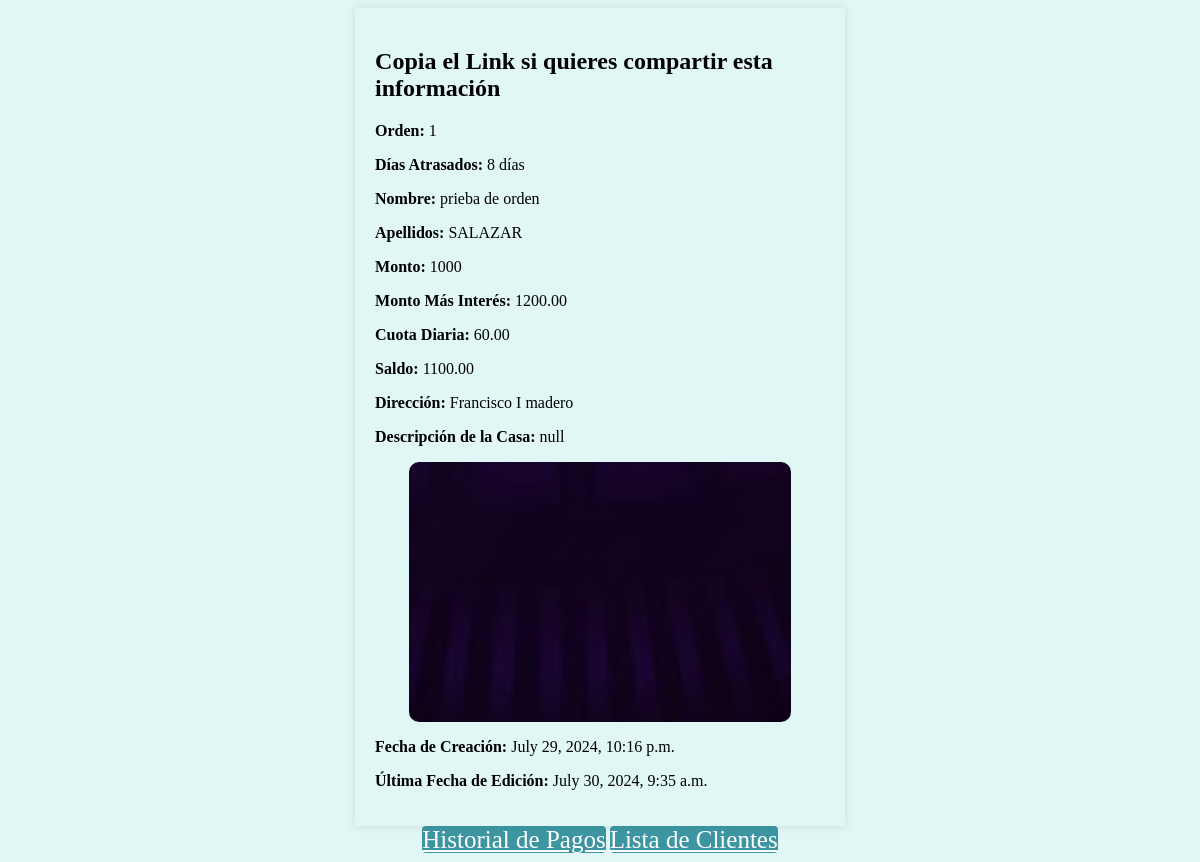
Screenshot of /prestamosapp/informacion_cliente/20/ with the database file from the repository.
### prestamosapp/models.py (models this page shows, shortened)
class Cliente(models.Model):
    nombre = models.CharField(max_length=100)
    apellidos = models.CharField(max_length=100)
    monto = models.IntegerField()  # Amount of the loan
    monto_mas_interes = models.DecimalField(max_digits=10, decimal_places=2, blank=True, null=True)  # Loan amount + 20% interest
    couta_diaria = models.DecimalField(max_digits=10, decimal_places=2, blank=True, null=True)  # Daily installment
    saldo = models.DecimalField(max_digits=10, decimal_places=2, blank=True, null=True)  # Remaining balance
    direccion = models.CharField(max_length=100)
    descripcion_casa = models.TextField(default='null', verbose_name="Descripción de la Casa")
    foto_casa = models.ImageField(default='null', verbose_name="Foto de la Casa", upload_to='articulos')
    fecha_de_creacion = models.DateTimeField(auto_now_add=True)
    ultima_fecha_de_edicion = models.DateTimeField(auto_now=True)
    order = models.SmallIntegerField(default=0, verbose_name="Orden")
    saldo = models.DecimalField(max_digits=10, decimal_places=2, default=0)
    def days_since_last_payment(self):
        last_payment_date = self.payment_set.order_by('-payment_date').values_list('payment_date', flat=True).first()
        if not last_payment_date:
            return None
        days_since_payment = (timezone.now() - last_payment_date).days
        return days_since_payment
    class Meta:
        verbose_name = "Tu cliente"
        verbose_name_plural = "Tus Clientes"
        ordering = ['order']

### prestamosapp/views.py (the view)
# urls.py: path('informacion_cliente/<int:pk>/', views.cliente_full_info, name='informacion_cliente'),
def cliente_full_info(request, pk):
    cliente = get_object_or_404(Cliente, pk=pk)
    days_since_last_payment = cliente.days_since_last_payment()
    return render(request, 'detalles_cliente.html', {
        'cliente': cliente,
        'days_since_last_payment': days_since_last_payment
    })

### prestamosapp/templates/detalles_cliente.html (shortened to what this page needs)
<!DOCTYPE html>
<html lang="en">
<head>
    {% load static %}
    <link rel="stylesheet" href="{% static 'css/cliente_full_info.css' %}">
    <link rel="stylesheet" href="https://cdnjs.cloudflare.com/ajax/libs/fancybox/3.5.7/jquery.fancybox.min.css" />
</head>
<body>
    {% block content %}
    <div class="container">
                <h2>Copia el Link si quieres compartir esta información</h2>
                    <p><strong>Orden:</strong> {{ cliente.order }}</p>
                    {% if days_since_last_payment is None %}
                    <p><strong>Días desde el último pago:</strong> No se han realizado pagos aún.</p>
                    {% else %}
                        <p><strong>Días Atrasados:</strong> {{ days_since_last_payment }} días</p>
                    {% endif %}
                    <p><strong>Nombre:</strong> {{ cliente.nombre }}</p>
                    <p><strong>Apellidos:</strong> {{ cliente.apellidos }}</p>
                    <p><strong>Monto:</strong> {{ cliente.monto }}</p>
                    <p><strong>Monto Más Interés:</strong> {{ cliente.monto_mas_interes }}</p>
                    <p><strong>Cuota Diaria:</strong> {{ cliente.couta_diaria }}</p>
                    <p><strong>Saldo:</strong> {{ cliente.saldo }}</p>
                    <p><strong>Dirección:</strong> {{ cliente.direccion }}</p>
                    <p><strong>Descripción de la Casa:</strong> {{ cliente.descripcion_casa }}</p>
                    {% if cliente.foto_casa != 'null' and cliente.foto_casa.url|length >= 1 %}
                            <a class="fancybox" href="{{ cliente.foto_casa.url }}">
                                <img src="{{ cliente.foto_casa.url }}" class="thumbnail" />
                            </a>
                    {%else%} <h4> El Cliente No Tiene Foto</h4>
                    {% endif %}
                    <p><strong>Fecha de Creación:</strong> {{ cliente.fecha_de_creacion }}</p>
                    <p><strong>Última Fecha de Edición:</strong> {{ cliente.ultima_fecha_de_edicion }}</p>
                        </div>
            <div class="menu">
                {%if user.username == 'paquete2' %}
                <a href="{% url 'paquete2:client_detail' cliente.id %}" class="btn">Historial de Pagos</a>
                <a href="{% url 'paquete2:cliente_list' %}" class="btn">Lista de Clientes</a>
                {% elif user.username == 'paquete3'%}
                    <a href="{% url 'paquete3:client_detail' cliente.id %}" class="btn">Historial de Pagos</a>
                    <a href="{% url 'paquete3:cliente_list' %}" class="btn">Lista de Clientes</a>
                {% elif user.username == 'paquete4'%}
                <a href="{% url 'paquete4:client_detail' cliente.id %}" class="btn">Historial de Pagos</a>
                <a href="{% url 'paquete4:cliente_list' %}" class="btn">Lista de Clientes</a>
                {% elif user.username == 'paquete5'%}
                <a href="{% url 'paquete5:client_detail' cliente.id %}" class="btn">Historial de Pagos</a>
                <a href="{% url 'paquete5:cliente_list' %}" class="btn">Lista de Clientes</a>
                {%else%}
                    <a href="{% url 'prestamosapp:client_detail' cliente.id %}" class="btn">Historial de Pagos</a>
                    <a href="{% url 'prestamosapp:cliente_list' %}" class="btn">Lista de Clientes</a>
                {%endif%}
            </div>
    {% endblock %}
</body>
</html>

### prestamosapp/static/css/cliente_full_info.css (style rules this page uses)
body { display: grid; background-color: #E1F7F5; }
.container { width: 38%; margin: 0 auto; padding: 20px; box-shadow: 0 0 10px rgba(0, 0, 0, 0.1); }
.menu { position: relative; margin: auto; }
.btn { display: inline; width: 100%; height: 20px; font-size: 25px; color: #fff; background-color: #117b8bc8; border: none; border-radius: 4px; cursor: pointer; text-align: center; transition: background-color 0.3s; }
img { width: 85%; height: 260px; display: flex; margin: auto; border-radius: 10px; }

### rows the page displays
Cliente: order "1", nombre "prieba de orden", apellidos "SALAZAR", monto "1000", monto_mas_interes "1200.00", couta_diaria "60.00", saldo "1100.00", direccion "Francisco I madero", descripcion_casa "null", foto_casa (picture), fecha_de_creacion "July 29, 2024, 10:16 p.m.", ultima_fecha_de_edicion "July 30, 2024, 9:35 a.m."

### other values shown
{{ days_since_last_payment }} "8"
